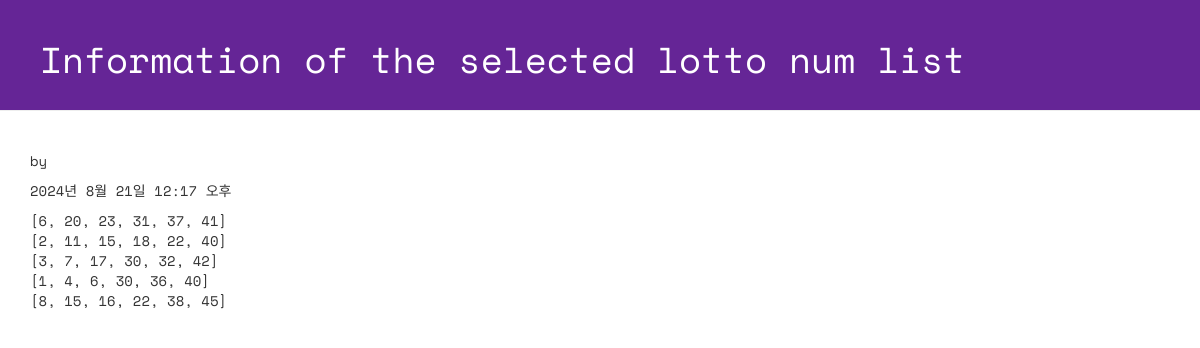
Screenshot of /lotto/2/detail with the database file from the repository.
### lotto/models.py (models this page shows, shortened)
class GuessNumbers(models.Model):
    name = models.CharField(max_length=24) # 로또 번호 리스트의 이름
    text = models.CharField(max_length=255) # 로또 번호 리스트에 대한 설명
    lottos = models.CharField(max_length=255, default='[1, 2, 3, 4, 5, 6]') # 로또 번호들이 담길 str
    num_lotto = models.IntegerField(default=5) # 6개 번호 set의 갯수
    update_date = models.DateTimeField()

### lotto/views.py (the view)
# urls.py: path('lotto/<int:lottokey>/detail', views.detail, name='detail'),
def detail(request, lottokey):
    lotto = GuessNumbers.objects.get(pk = lottokey) # primary key
    return render(request, "lotto/detail.html", {"lotto": lotto})

### lotto/templates/lotto/detail.html (shortened to what this page needs)
<!DOCTYPE html>
{% load static %}
<html lang="ko">
<head>
    <link rel="stylesheet" href="//maxcdn.bootstrapcdn.com/bootstrap/3.2.0/css/bootstrap.min.css">
    <link rel="stylesheet" href="//maxcdn.bootstrapcdn.com/bootstrap/3.2.0/css/bootstrap-theme.min.css">
    <link rel="stylesheet" href="{% static 'css/lotto.css'%}">
</head>
<body>
    <div class="page-header">
        <h1>Information of the selected lotto num list</h1>
    </div>
    <div class="container lotto">
        <p> by {{ lotto.name }}</p>
        <p> {{ lotto.update_date }}</p>
        <p> {{ lotto.lottos | linebreaksbr }}</p>
    </div>
</body>
</html>

### lotto/static/css/lotto.css (style rules this page uses)
.page-header { background-color: #652596; margin-top: 0; padding: 20px 20px 20px 40px; font-family: 'Space Mono', monospace; }
.page-header h1 { color: #FFFFFF; }
.container { font-family: 'Space Mono', monospace; }

### rows the page displays
GuessNumbers: update_date "2024년 8월 21일 12:17 오후", lottos "[6, 20, 23, 31, 37, 41] [2, 11, 15, 18, 22, 40] [3, 7, 17, 30, 32, 42] [1, 4, 6, 30, 36, 40] [8, 15, 16, 22, 38, 45]"
